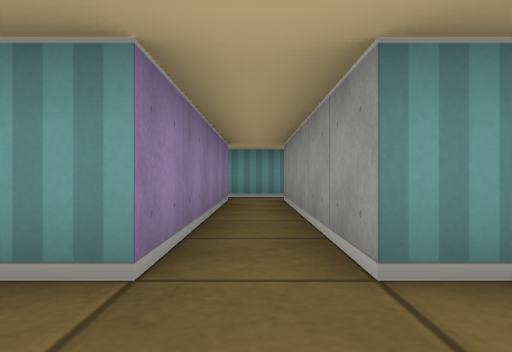
view 1 (above)

20 first-person views from a walk through a cub3D maze. The camera is about half as high as the walls, looks level and sees 70° across. The floor is counted in squares. Each view is taken from the middle of a square. On the plan, view 1 faces up. The plan holds only what a view shows up to about 9 squares ahead; the rest is blank.

view 2
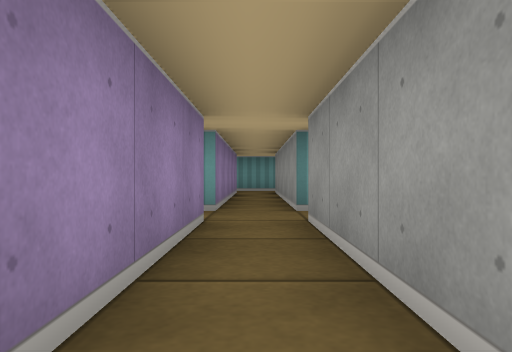

view 3
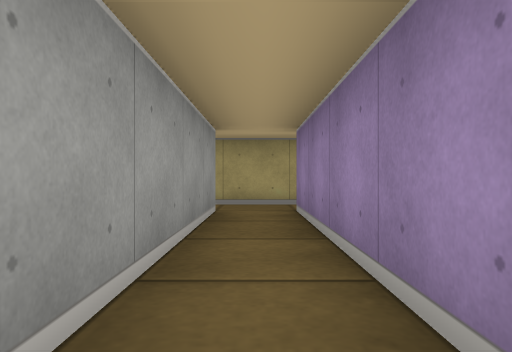

view 4
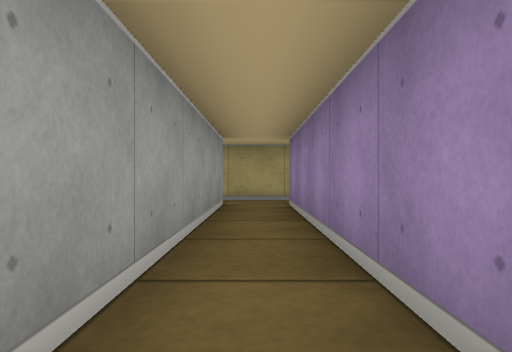

view 5
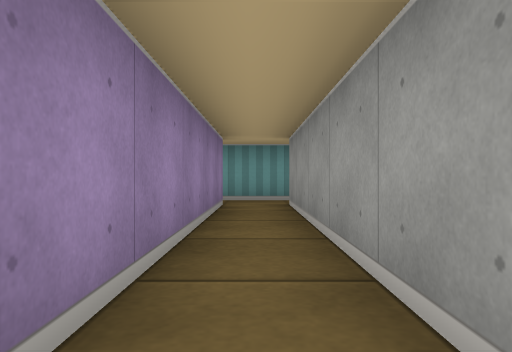

view 6
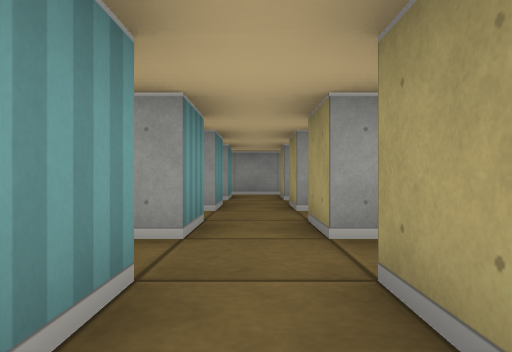

view 7
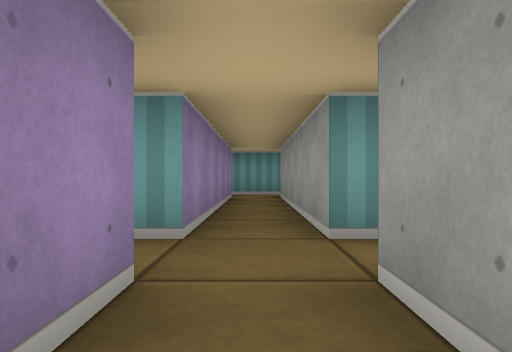

view 8
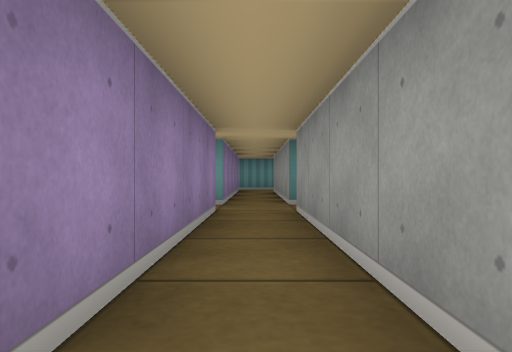

view 9
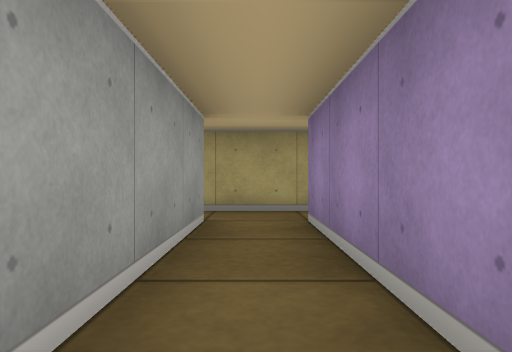

view 10
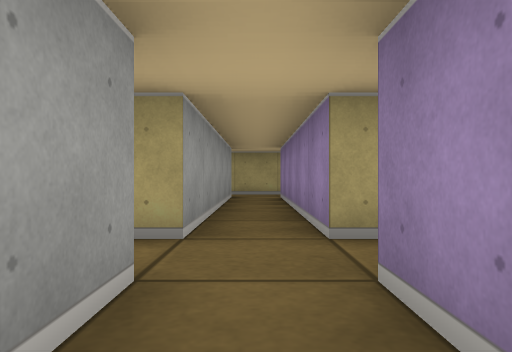

view 11
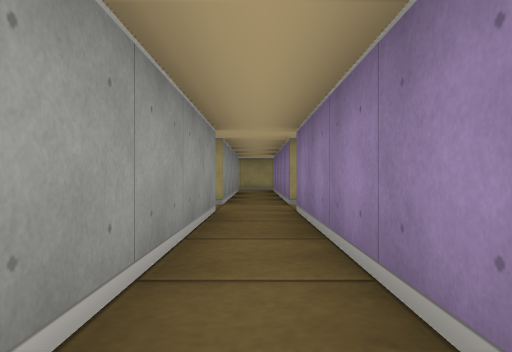

view 12
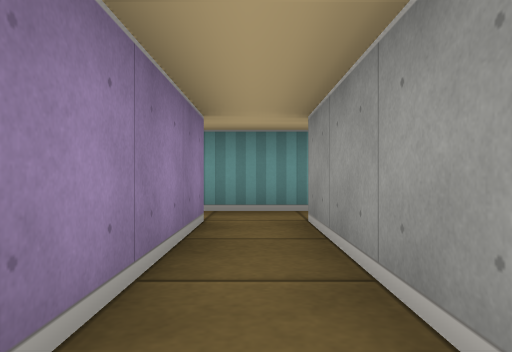

view 13
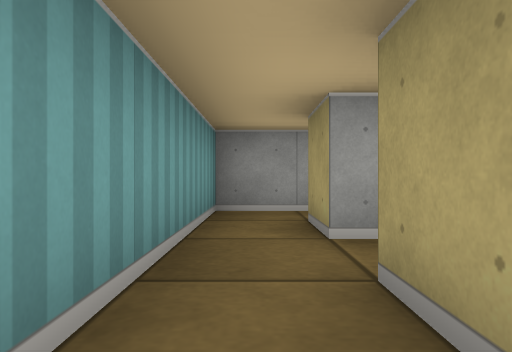

view 14
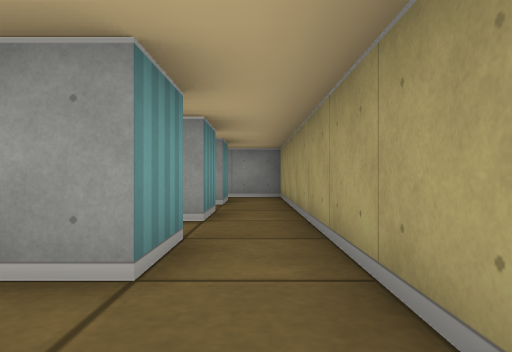

view 15
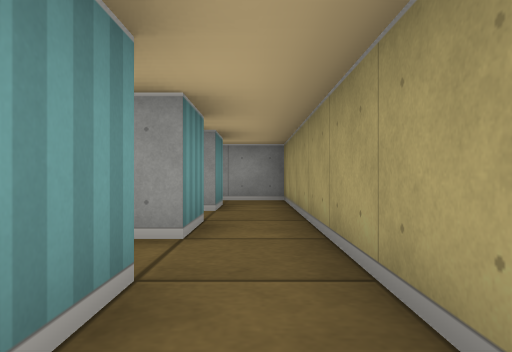

view 16
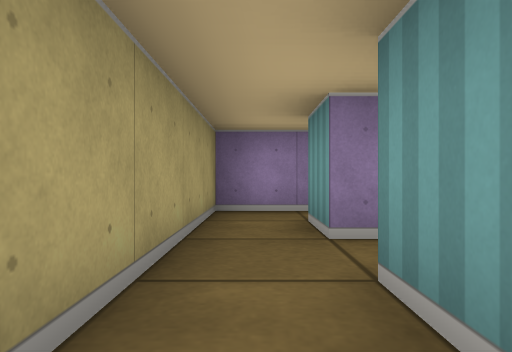

view 17
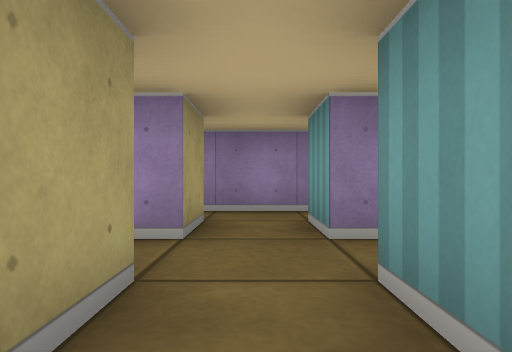

view 18
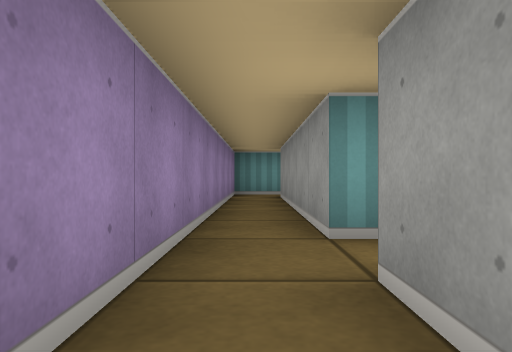

view 19
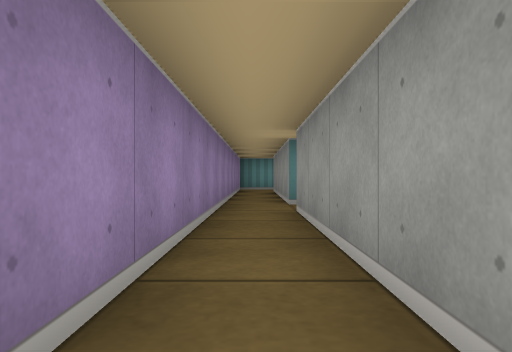

view 20
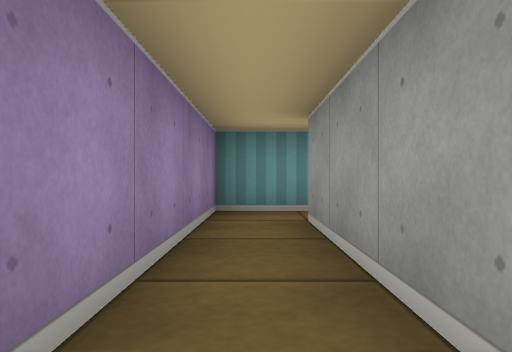

### Floor plan
Points are (right, up) in squares from view 1. A wall is a line through its corners. A room is listed if a view was taken in it or the views show most of it. See-through windows are left out.
Room 1 (views 1, 2, 3, 4, 5, 14, 15)
walls: (0.5, 1.5) (0.5, 6.5); (-1.5, 0.5) (-0.5, 0.5) (-0.5, -4.5) (-1.5, -4.5); (-0.5, 6.5) (-0.5, 1.5) (-1.5, 1.5); (0.5, -4.5) (0.5, 0.5); (0.5, 7.5) (-1.5, 7.5); (-1.5, -5.5) (0.5, -5.5)
ways out: opening at (-1, -5) to room 2; opening at (-1, 1) to room 2; opening at (-1, 7) to room 2; opening at (1, -5) to room 3; opening at (1, 1) to room 3; opening at (1, 7) to room 3
Room 2 (views 6, 18, 19, 20)
walls: (-1.5, 1.5) (-1.5, 6.5); (-1.5, -3.4) (-1.5, 0.5); (-1.5, 7.5) (-2.5, 7.5) (-2.5, -5.5) (-1.5, -5.5)
ways out: opening at (-1, -5) to room 1; opening at (-1, 1) to room 1; opening at (-1, 7) to room 1
Room 3 (views 7, 8, 9, 13, 16, 17)
walls: (2.5, 1.5) (2.5, 6.5); (0.5, 0.5) (1.5, 0.5) (1.5, -4.5) (0.5, -4.5); (1.5, 6.4) (1.5, 1.5) (0.5, 1.5); (2.5, -4.5) (2.5, 0.5); (2.5, 7.5) (0.5, 7.5); (0.5, -5.5) (2.5, -5.5)
ways out: opening at (1, -5) to room 1; opening at (1, 1) to room 1; opening at (1, 7) to room 1; opening at (3, -5) to room 4; opening at (3, 1) to room 4; opening at (3, 7) to room 4
Room 4 (views 10, 11, 12)
walls: (4.5, 1.5) (4.5, 6.5); (2.5, 0.5) (3.5, 0.5) (3.5, -4.5) (2.5, -4.5); (4.5, -4.5) (4.5, 0.5); (2.5, 6.5) (3.5, 6.5) (3.5, 1.5) (2.5, 1.5); (4.5, 7.5) (2.5, 7.5); (2.5, -5.5) (4.5, -5.5)
ways out: opening at (3, -5) to room 3; opening at (3, 1) to room 3; opening at (3, 7) to room 3; opening at (5, -5); opening at (5, 1); opening at (5, 7)

Positions as (right, up) in squares from view 1, and headings:
1: (0, 0), facing up
2: (0, -3), facing up
3: (0, 0), facing down
4: (0, 1), facing down
5: (0, 1), facing up
6: (-2, 1), facing right
7: (2, -1), facing up
8: (2, -4), facing up
9: (2, -1), facing down
10: (4, 3), facing down
11: (4, 6), facing down
12: (4, 3), facing up
13: (2, 7), facing right
14: (-1, -5), facing right
15: (0, -5), facing right
16: (2, -5), facing left
17: (2, 1), facing left
18: (-2, -1), facing up
19: (-2, -4), facing up
20: (-2, 3), facing up
